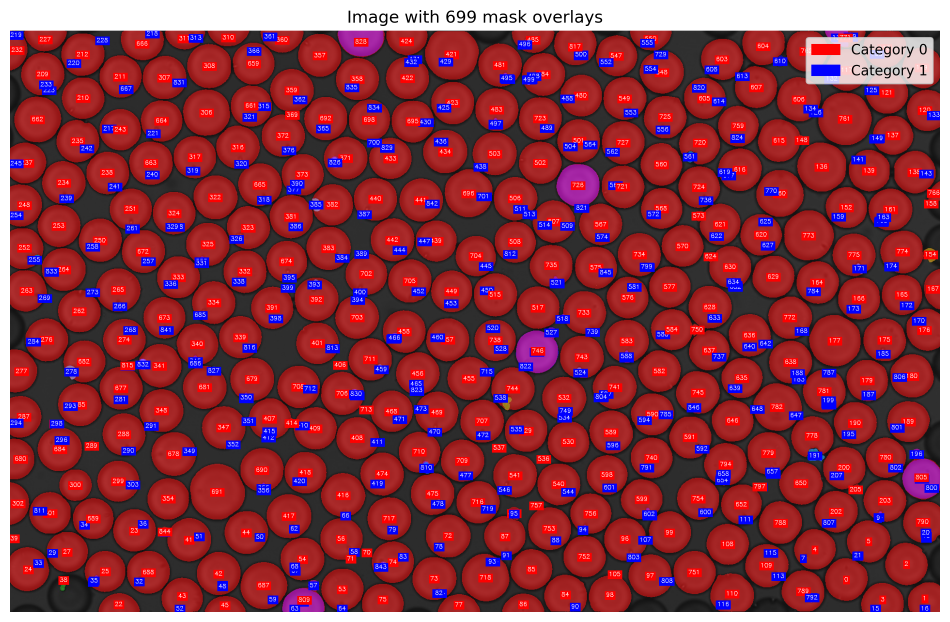
#> input picture mask_overlay_visualization.png, 2850 x 1866 px (shown at 1/3 size)
$ python overlay.py --input-image ../mask_overlay_visualization.png --mask-dir ..
#> lines starting #> are read from the running program, lines starting #| are printed output that depends on the picture; after the words box and inside, x2 and y2 are one past the last pixel; in counts of white or black regions, pixels touching at a corner belong together
#!/usr/bin/env python3
# Copyright (c) Meta Platforms, Inc. and affiliates.
# All rights reserved.

# This source code is licensed under the license found in the
# LICENSE file in the root directory of this source tree.

import argparse
import cv2
import numpy as np
import os
import matplotlib
matplotlib.use('Agg')  # Use non-interactive backend
import matplotlib.pyplot as plt
import matplotlib.patches as patches
from pathlib import Path
from typing import List, Tuple, Optional, Dict
import random
import pandas as pd


def load_image(image_path: str) -> np.ndarray:
    """Load an image from file path."""
    image = cv2.imread(image_path)
    if image is None:
        raise ValueError(f"Could not load image from {image_path}")
    return cv2.cvtColor(image, cv2.COLOR_BGR2RGB)


def load_masks_from_directory(mask_dir: str, metadata_df: Optional[pd.DataFrame] = None) -> Tuple[List[np.ndarray], List[str]]:
    """Load mask images from a directory and return masks with their file paths.
    If metadata_df is provided and has a 'status' column, only load masks with 'PASSED' status."""
    mask_dir = Path(mask_dir)
    if not mask_dir.exists():
        raise ValueError(f"Mask directory {mask_dir} does not exist")

    masks = []
    mask_files = []
    mask_file_paths = sorted([f for f in mask_dir.glob("*.png") if f.name != "metadata.csv"])

    # Create a set of passed filenames if metadata is available and has status column
    passed_filenames = None
    if metadata_df is not None and 'status' in metadata_df.columns:
        passed_filenames = set(metadata_df[metadata_df['status'] == 'PASSED']['filename'].tolist())
        print(f"Found {len(passed_filenames)} masks with PASSED status in metadata")

    for mask_file_path in mask_file_paths:
        filename = mask_file_path.name

        # Skip masks that don't have PASSED status if we're filtering
        if passed_filenames is not None and filename not in passed_filenames:
            continue

        mask = cv2.imread(str(mask_file_path), cv2.IMREAD_GRAYSCALE)
        if mask is not None:
            # Convert to binary mask (0 or 1)
            mask = (mask > 128).astype(np.uint8)
            masks.append(mask)
            mask_files.append(str(mask_file_path))

    return masks, mask_files


# [7 lines left out: function load_metadata, not called in this run]


def get_category_colors() -> Dict[str, Tuple[float, float, float]]:
    """Define consistent colors for different categories."""
    return {
        '0': (1.0, 0.0, 0.0),    # Red for category 0
        '1': (0.0, 0.0, 1.0),    # Blue for category 1
        'FAILED': (1.0, 1.0, 0.0)  # Yellow for failed masks
    }


# [29 lines left out: function generate_category_colors, not called in this run]


def generate_random_colors(num_colors: int) -> List[Tuple[float, float, float]]:
    """Generate random colors for mask visualization."""
    colors = []
    for _ in range(num_colors):
        colors.append((random.random(), random.random(), random.random()))
    return colors


# [50 lines left out: function add_mask_labels, not called in this run]


def create_overlay_image(image: np.ndarray, masks: List[np.ndarray],
                        alpha: float = 0.5, colors: Optional[List[Tuple[float, float, float]]] = None,
                        mask_files: Optional[List[str]] = None, show_labels: bool = False) -> np.ndarray:
    """Create an overlay image with masks on top of the original image."""
    if not masks:
        return image

    overlay = image.copy().astype(np.float32)

    if colors is None:
        colors = generate_random_colors(len(masks))

    # Create a combined mask overlay
    mask_overlay = np.zeros_like(image, dtype=np.float32)

    for i, mask in enumerate(masks):
        if mask.shape[:2] != image.shape[:2]:
            # Resize mask to match image dimensions
            mask = cv2.resize(mask, (image.shape[1], image.shape[0]), interpolation=cv2.INTER_NEAREST)

        color = colors[i % len(colors)]

        # Apply color to mask regions
        for c in range(3):
            mask_overlay[:, :, c] += mask * color[c] * 255

    # Blend the original image with the mask overlay
    result = (1 - alpha) * overlay + alpha * mask_overlay
    result = np.clip(result, 0, 255).astype(np.uint8)

    # Add mask labels if requested
    if show_labels and mask_files:
        result = add_mask_labels(result, masks, mask_files, colors)

    return result


# [55 lines left out: function create_side_by_side_visualization, not called in this run]


def add_category_legend(ax, colors: List[Tuple[float, float, float]]):
    """Add a legend showing category colors."""
    category_colors = get_category_colors()
    legend_elements = []

    # Check which categories are present in the colors
    unique_colors = set(colors)

    for color in unique_colors:
        if color == (1.0, 0.0, 0.0):
            legend_elements.append(patches.Patch(color=color, label='Category 0'))
        elif color == (0.0, 0.0, 1.0):
            legend_elements.append(patches.Patch(color=color, label='Category 1'))
        elif color == (1.0, 1.0, 0.0):
            legend_elements.append(patches.Patch(color=color, label='Failed'))
        elif color == (0.5, 0.5, 0.5):
            legend_elements.append(patches.Patch(color=color, label='Unknown'))

    if legend_elements:
        ax.legend(handles=legend_elements, loc='upper right', bbox_to_anchor=(1, 1))


class InteractiveMaskViewer:
    """Interactive viewer for examining masks overlayed on an image."""

    # [138 lines left out: functions __init__, update_display, on_key_press, show, start_interactive_mode, not called in this run]


def main():
    parser = argparse.ArgumentParser(
        description="Overlay masks on an input image for visualization. "
                   "If metadata.csv is available, masks are colored by category: "
                   "Red (Category 0), Blue (Category 1), Yellow (Failed)."
    )

    parser.add_argument(
        "--input-image",
        type=str,
        required=True,
        help="Path to the input image"
    )

    parser.add_argument(
        "--mask-dir",
        type=str,
        required=True,
        help="Path to directory containing mask images (PNG files)"
    )

    parser.add_argument(
        "--metadata",
        type=str,
        help="Path to metadata CSV file (default: <mask-dir>/metadata.csv)"
    )

    parser.add_argument(
        "--output",
        type=str,
        help="Path to save the output visualization (optional)"
    )

    parser.add_argument(
        "--alpha",
        type=float,
        default=0.5,
        help="Transparency of mask overlay (0.0 to 1.0, default: 0.5)"
    )

    parser.add_argument(
        "--show-individual",
        action="store_true",
        help="Show individual masks in addition to overlay"
    )

    parser.add_argument(
        "--interactive",
        action="store_true",
        help="Start interactive mode to examine masks individually"
    )

    parser.add_argument(
        "--no-display",
        action="store_true",
        help="Don't display the visualization (only save to file)"
    )

    parser.add_argument(
        "--show-labels",
        action="store_true",
        help="Show mask names as labels on each mask (useful for debugging)"
    )

    args = parser.parse_args()

    try:
        # Load image
        print(f"Loading image from {args.input_image}")
        image = load_image(args.input_image)
#> in load_image, image is the input picture: shape (1866, 2850, 3); mean B, G, R 67.7, 53.4, 137.4

        # Load metadata first to filter masks by status
        metadata_path = args.metadata if args.metadata else os.path.join(args.mask_dir, "metadata.csv")
        metadata_df = None
        if os.path.exists(metadata_path):
            print(f"Loading metadata from {metadata_path}")
            metadata_df = load_metadata(metadata_path)
            if 'status' in metadata_df.columns:
                total_masks = len(metadata_df)
                passed_masks = len(metadata_df[metadata_df['status'] == 'PASSED'])
                print(f"Metadata contains {total_masks} total masks, {passed_masks} with PASSED status")
                print("Will only load masks with PASSED status")
            else:
                print("Metadata found but no 'status' column - loading all masks")
        else:
            print("No metadata.csv found - loading all masks")

        # Load masks (filtered by PASSED status if metadata available)
        print(f"Loading masks from {args.mask_dir}")
        masks, mask_files = load_masks_from_directory(args.mask_dir, metadata_df)
#> in load_masks_from_directory, `mask = cv2.imread(str(mask_file_path), cv2.IMREAD_GRAYSCALE)`:
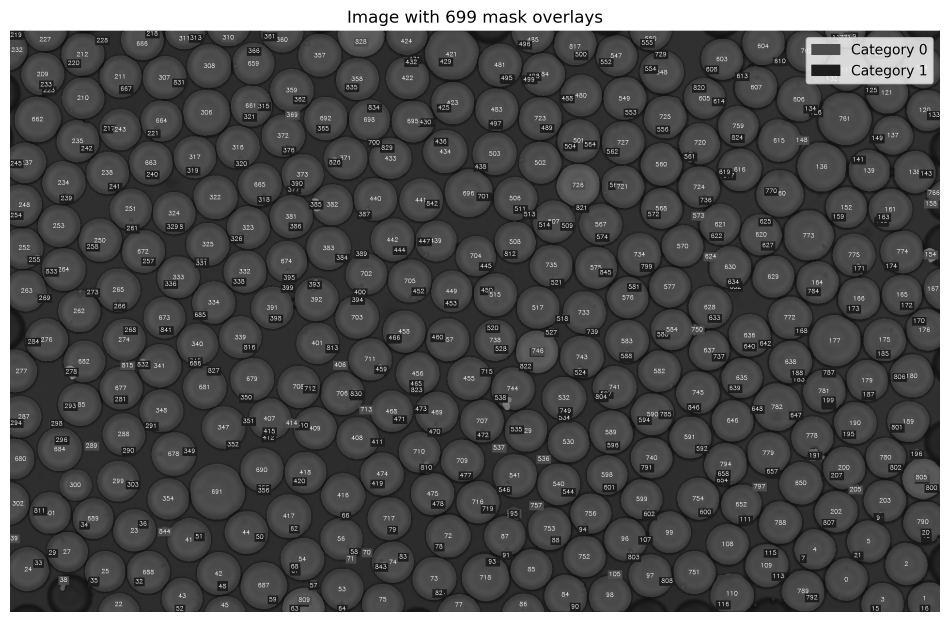
#> mask: shape (1866, 2850) (shown at 1/3 size); min 0, max 255, mean 79.8
#> in load_masks_from_directory, `mask = (mask > 128).astype(np.uint8)`:
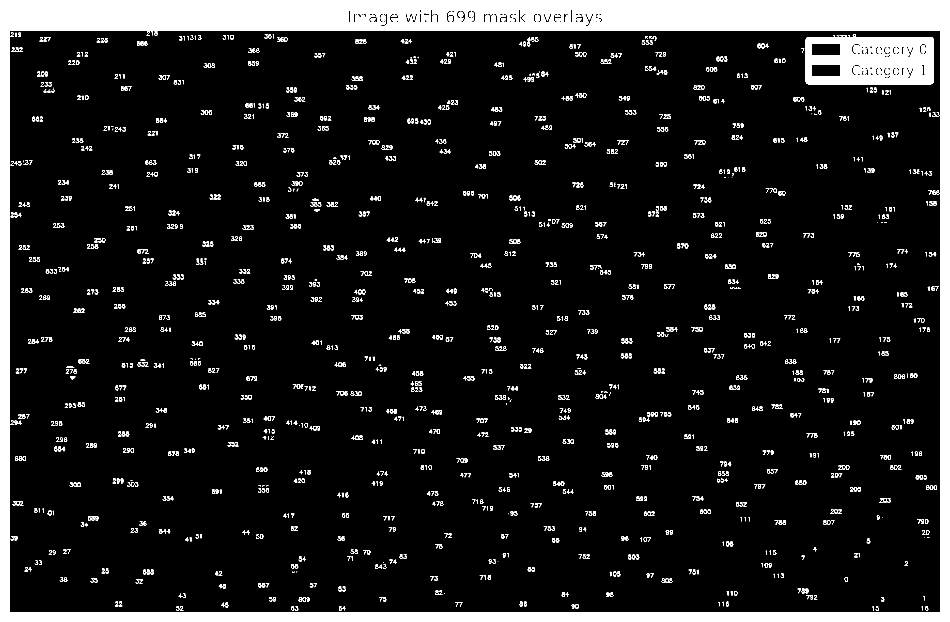
#> mask: shape (1866, 2850) (shown at 1/3 size); values 0 (black) and 1 (white), 10.8% white; 1731 white regions (106 under 20 px), largest, box (x1, y1, x2, y2) and area: (0, 0, 2850, 1866) 443087, (2416, 102, 2801, 253) 43358, (2763, 135, 2776, 160) 267
#> masks = 1 item; mask_files = ['../mask_overlay_visualization.png']

        if not masks:
            print("No masks found in the specified directory!")
            return

        print(f"Loaded {len(masks)} masks")
#| Loaded 1 masks

        # Generate colors for masks based on categories
        if metadata_df is not None:
            colors = generate_category_colors(mask_files, metadata_df)
            print("Using category-based colors")

            # Print category summary
            category_counts = {}
            for color in colors:
                if color == (1.0, 0.0, 0.0):
                    category_counts['Category 0 (Red)'] = category_counts.get('Category 0 (Red)', 0) + 1
                elif color == (0.0, 0.0, 1.0):
                    category_counts['Category 1 (Blue)'] = category_counts.get('Category 1 (Blue)', 0) + 1
                elif color == (1.0, 1.0, 0.0):
                    category_counts['Failed (Yellow)'] = category_counts.get('Failed (Yellow)', 0) + 1
                else:
                    category_counts['Unknown (Gray)'] = category_counts.get('Unknown (Gray)', 0) + 1

            print("Category distribution:")
            for category, count in category_counts.items():
                print(f"  {category}: {count} masks")
        else:
            print("No metadata.csv found, using random colors")
            colors = generate_random_colors(len(masks))
#> colors = [(0.844, 0.758, 0.421)]

        # Interactive mode takes precedence
        if args.interactive and not args.no_display:
            start_interactive_mode(image, masks, colors, mask_files)
            return 0

        if args.show_individual:
            # Create comprehensive visualization
            fig = create_side_by_side_visualization(image, masks, colors, mask_files, args.show_labels)
        else:
            # Create simple overlay
            overlay = create_overlay_image(image, masks, args.alpha, colors, mask_files, args.show_labels)
#> the loop in create_overlay_image, `for i, mask in enumerate(masks):` made 1 pass
#> after the loop in create_overlay_image, `for i, mask in enumerate(masks):`:
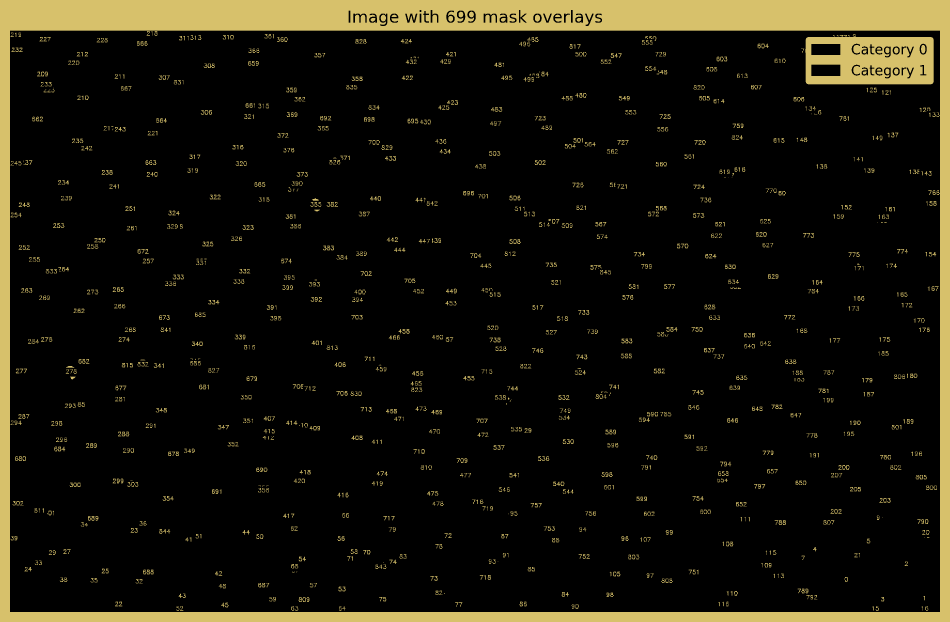
#> mask_overlay: shape (1866, 2850, 3) float32 (shown at 1/3 size); mean R, G, B 23.3, 20.8, 11.6
#> in create_overlay_image, `result = (1 - alpha) * overlay + alpha * mask_overlay`:
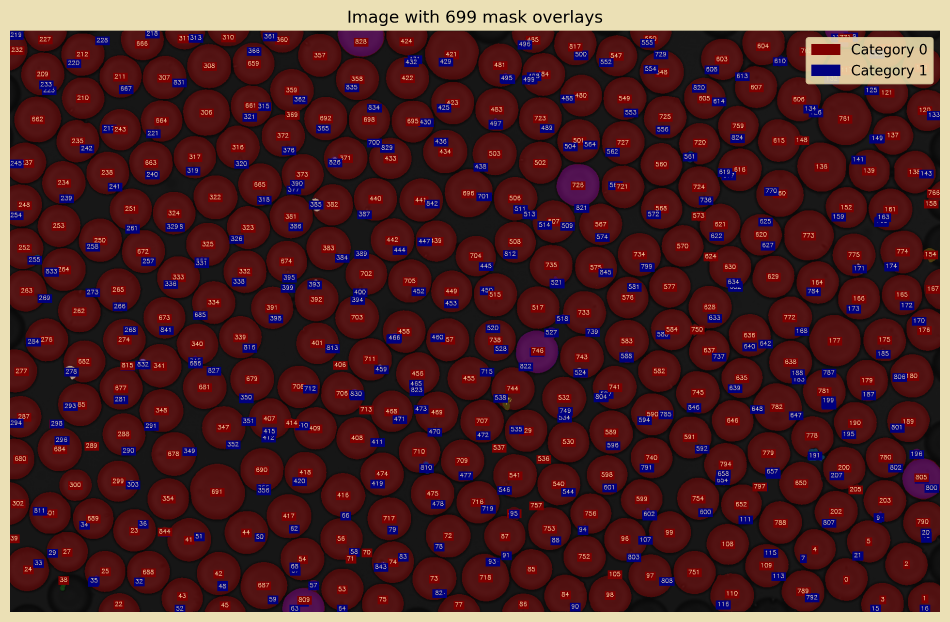
#> result: shape (1866, 2850, 3) float32 (shown at 1/3 size); mean R, G, B 80.8, 36.7, 39.1
            fig, ax = plt.subplots(1, 1, figsize=(12, 8))
            ax.imshow(overlay)
            ax.set_title(f"Image with {len(masks)} mask overlays")
            ax.axis('off')

            # Add legend for category colors
            add_category_legend(ax, colors)
#> in add_category_legend, `unique_colors = set(colors)`: unique_colors = 1 item
#> the loop in add_category_legend, `for color in unique_colors:` made 1 pass
#> after the loop in add_category_legend, `for color in unique_colors:`: legend_elements = []

        # Save if output path specified
        if args.output:
            print(f"Saving visualization to {args.output}")
            fig.savefig(args.output, dpi=300, bbox_inches='tight')
            print(f"Visualization saved successfully!")

        # Always save a default output if no output specified
        if not args.output:
            default_output = "mask_overlay_visualization.png"
            print(f"No output path specified, saving to {default_output}")
            fig.savefig(default_output, dpi=300, bbox_inches='tight')
            print(f"Visualization saved successfully!")

        # Display unless disabled (but warn if no display available)
        if not args.no_display:
            try:
                plt.show()
            except Exception as e:
                print(f"Cannot display visualization (no interactive display available): {e}")
                print("The visualization has been saved to file instead.")

        plt.close(fig)

    except Exception as e:
        print(f"Error: {e}")
        return 1

    return 0


if __name__ == "__main__":
    exit(main())
#> (the program exits here)
